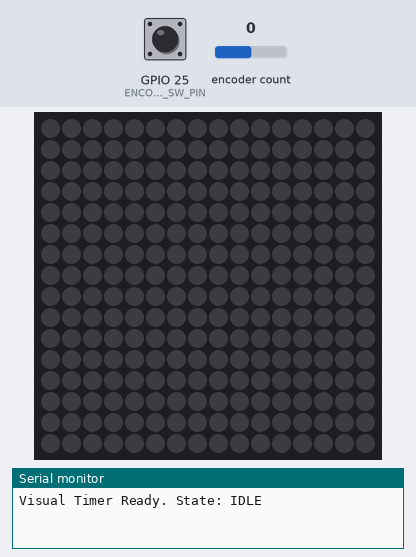
This sketch was run on a simulated ESP32. On the bench: 16×16 RGB LED matrix (first LED top left, wired row by row), the last lines printed to the serial monitor. The inputs (shaded band) are chosen by the test bench; at power-on: GPIO 25 (ENCODER_SW_PIN) HIGH, encoder count 0. Dim RGB values are drawn brighter than linear.

Above: at 3.2 s.
3.3 s: GPIO 25 (ENCODER_SW_PIN) driven LOW
At 3.7 s:
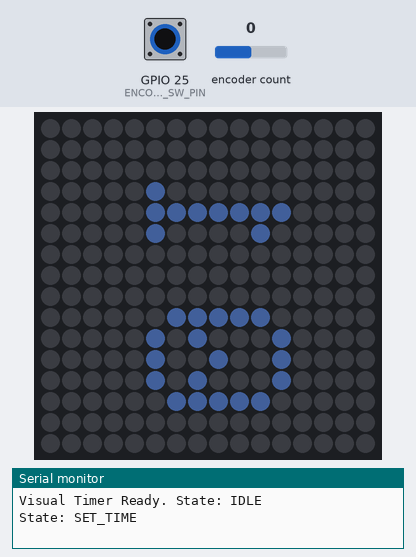
4.8 s: encoder count set to 1
At 5.9 s:
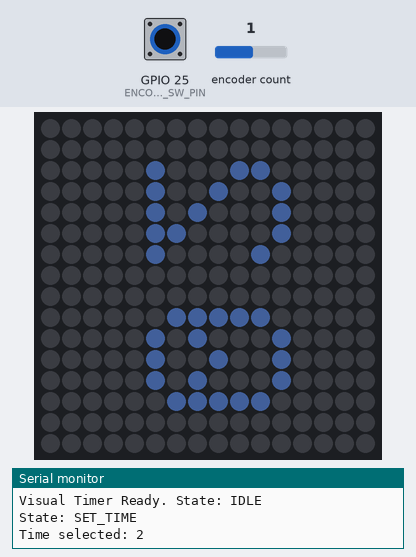
6.3 s: encoder count set to 2
At 7.0 s:
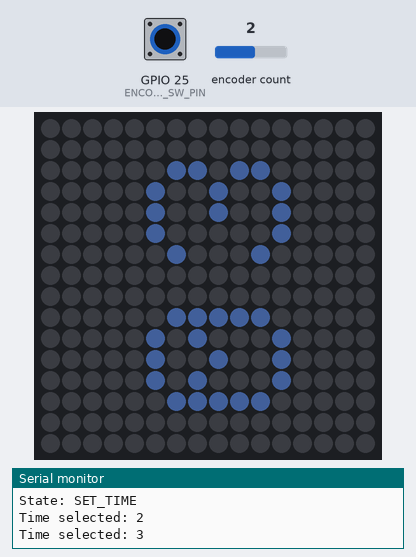
7.8 s: encoder count set to 3
At 9.0 s:
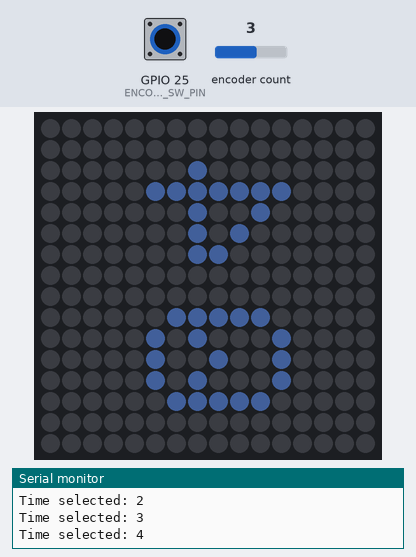
9.3 s: GPIO 25 (ENCODER_SW_PIN) pulsed HIGH 5 times (0.12 s each, 0.3 s apart)
At 11.5 s:
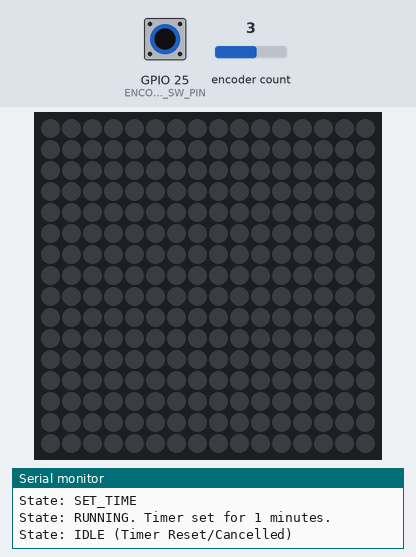
12.3 s: GPIO 25 (ENCODER_SW_PIN) pulsed HIGH 2 times (0.12 s each, 0.3 s apart)
At 13.86 s:
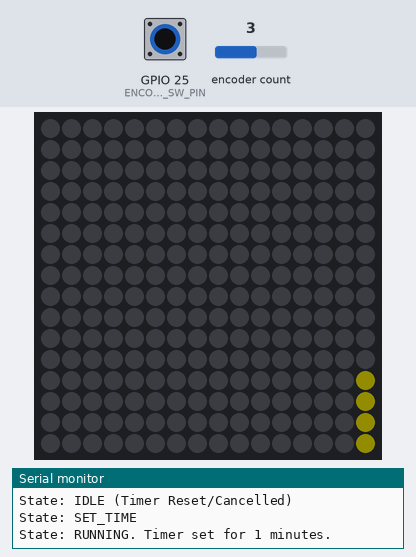
Timing chart, 0 to 15.4 s (numbered marks = the images above; inputs shaded):
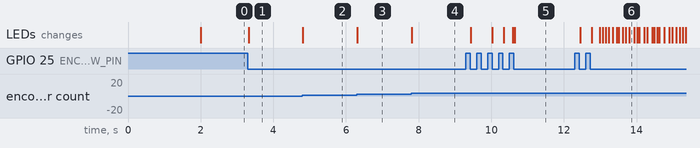

Measured:
- after the input at 3.3 s, the LEDs: change at once (image 1)
- after the input at 4.8 s, the LEDs: change at once (image 2)
- after the input at 6.3 s, the LEDs: change at once (image 3)
- after the input at 7.8 s, the LEDs: change at once (image 4)
- after the input at 9.3 s, the LEDs: change after 0.14 s (image 5)
- after the input at 12.3 s, the LEDs: first change after 0.15 s (image 6 shows a later state)

The sketch:

led_rotary_enc_visual_timer.ino
```cpp
// AIDev: Gemini 2.5 Pro Previiew

#include <FastLED.h>
#include <ESP32Encoder.h>

// --- LED Panel Configuration ---
#define LED_DATA_PIN    4
#define LED_TYPE        WS2812B
#define COLOR_ORDER     GRB
#define NUM_LEDS        256 // 16x16
#define BRIGHTNESS      28
const int PANEL_WIDTH  = 16; // Visual width of the final display
const int PANEL_HEIGHT = 16; // Visual height of the final display
CRGB leds[NUM_LEDS];
uint8_t gHue = 0;

// --- Rotary Encoder Configuration ---
#define ENCODER_CLK_PIN  32
#define ENCODER_DT_PIN   33
#define ENCODER_SW_PIN   25
ESP32Encoder encoder;
long lastEncoderDetentPosition = 0;

// --- Timer State Machine ---
enum TimerState {
  IDLE,
  SET_TIME,
  RUNNING,
  FINISHED
};
TimerState currentState = IDLE;

// --- Timer Variables ---
int selectedMinutes = 1;
unsigned long timerStartTime_ms = 0;
unsigned long timerDuration_ms = 0;

// --- Button Handling ---
int lastSwitchState = HIGH;
unsigned long lastButtonPressTime = 0;
const unsigned long DEBOUNCE_DELAY = 100; // ms
bool buttonActionPending = false;

// --- Font Data (5x7 pixels per digit) ---
const uint8_t font5x7_data[10][5] = {
  {0x3E, 0x51, 0x49, 0x51, 0x3E}, // 0
  {0x00, 0x42, 0x7F, 0x40, 0x00}, // 1
  {0x42, 0x61, 0x51, 0x49, 0x46}, // 2
  {0x22, 0x41, 0x49, 0x49, 0x36}, // 3
  {0x18, 0x14, 0x12, 0x7F, 0x10}, // 4
  {0x2F, 0x49, 0x49, 0x49, 0x31}, // 5
  {0x3E, 0x4A, 0x49, 0x49, 0x30}, // 6
  {0x01, 0x71, 0x09, 0x05, 0x03}, // 7
  {0x36, 0x49, 0x49, 0x49, 0x36}, // 8
  {0x06, 0x49, 0x49, 0x29, 0x1E}  // 9
};
const int FONT_CHAR_WIDTH = 5;
const int FONT_CHAR_HEIGHT = 7;

// --- Base Serpentine XY Mapping for an UNROTATED Panel ---
// (0,0) is top-left of the unrotated panel.
// 'col' is the column index, 'row' is the row index.
uint16_t XY_Serpentine_Original(uint8_t col, uint8_t row) {
  if (col >= PANEL_WIDTH || row >= PANEL_HEIGHT) { // Using PANEL_WIDTH/HEIGHT as physical dimensions here
    return NUM_LEDS;
  }
  uint16_t i;
  if (row % 2 == 0) { // Even rows: L to R
    i = (row * PANEL_WIDTH) + col;
  } else { // Odd rows: R to L
    i = (row * PANEL_WIDTH) + (PANEL_WIDTH - 1 - col);
  }
  return i;
}

// --- Function to set a pixel on the display with final rotation ---
// (final_canvas_x, final_canvas_y) is the desired VISUAL position on the *final* output.
// (0,0) is top-left of this final view.
void setPixel_Final(int final_canvas_x, int final_canvas_y, CRGB color) {
  if (final_canvas_x < 0 || final_canvas_x >= PANEL_WIDTH ||
      final_canvas_y < 0 || final_canvas_y >= PANEL_HEIGHT) {
    return; // Out of bounds for the final visual canvas
  }

  // Step 1: Transform final_canvas coordinates to what they would be on the
  // intermediate 180-degree rotated canvas.
  // This is a +90 degree clockwise rotation of the canvas.
  // NewX = MaxY - OldY; NewY = OldX
  // Here, MaxY is (PANEL_HEIGHT - 1) because PANEL_HEIGHT is the height of the canvas being rotated.
  int x_on_180_canvas = (PANEL_HEIGHT - 1) - final_canvas_y;
  int y_on_180_canvas = final_canvas_x;


  // Step 2: Now, apply the logic from the previous setPixel_Rotated180,
  // using x_on_180_canvas and y_on_180_canvas as its input.
  // This input (x_on_180_canvas, y_on_180_canvas) was treated as the (col, row)
  // for the XY_Serpentine_Original function in that previous logic.
  uint16_t serpentine_index_for_original_panel = XY_Serpentine_Original(x_on_180_canvas, y_on_180_canvas);

  // Step 3: Apply the 180-degree flip to that serpentine index.
  uint16_t physical_led_index = (NUM_LEDS - 1) - serpentine_index_for_original_panel;

  if (physical_led_index < NUM_LEDS) {
    leds[physical_led_index] = color;
  }
}

// --- Function to draw a character using final canvas coordinates ---
void drawCharOnCanvas(char c, int char_start_final_x, int char_start_final_y, CRGB color) {
  if (c < '0' || c > '9') return;
  uint8_t digitIndex = c - '0';

  for (int font_col_offset = 0; font_col_offset < FONT_CHAR_WIDTH; font_col_offset++) {
    uint8_t columnPixelData = font5x7_data[digitIndex][font_col_offset];
    for (int font_row_offset = 0; font_row_offset < FONT_CHAR_HEIGHT; font_row_offset++) {
      if ((columnPixelData >> font_row_offset) & 0x01) {
        int current_final_x = char_start_final_x + font_col_offset;
        int current_final_y = char_start_final_y + font_row_offset;
        setPixel_Final(current_final_x, current_final_y, color);
      }
    }
  }
}

// --- Function to display a two-digit number on the final canvas ---
void displayNumberOnMatrix(int number, CRGB color) {
  FastLED.clearData();

  if (number < 0 || number > 99) return;

  char S1 = (number / 10) + '0';
  char S0 = (number % 10) + '0';

  int spacing_between_digits = 2;
  int total_char_block_width = FONT_CHAR_WIDTH + spacing_between_digits + FONT_CHAR_WIDTH;

  // Center the number on the FINAL visual canvas
  // Note: PANEL_WIDTH and PANEL_HEIGHT now refer to the dimensions of the final rotated view.
  int char1_Start_final_x = (PANEL_WIDTH - total_char_block_width) / 2;
  int char_Start_final_y = (PANEL_HEIGHT - FONT_CHAR_HEIGHT) / 2;
  int char2_Start_final_x = char1_Start_final_x + FONT_CHAR_WIDTH + spacing_between_digits;

  drawCharOnCanvas(S1, char1_Start_final_x, char_Start_final_y, color);
  drawCharOnCanvas(S0, char2_Start_final_x, char_Start_final_y, color);

  FastLED.show();
}

// --- Function to play the "Finished" animation ---
void playFinishedAnimation() {
  const int BLINK_COUNT = 3;
  const int BLINK_ON_TIME_MS = 300;
  const int BLINK_OFF_TIME_MS = 300;

  for (int i = 0; i < BLINK_COUNT; i++) {
    // Fill the screen with the current hue at the default brightness
    fill_solid(leds, NUM_LEDS, CHSV(gHue, 255, 255));
    FastLED.show();
    delay(BLINK_ON_TIME_MS);

    // Turn the screen off
    FastLED.clear(true);
    delay(BLINK_OFF_TIME_MS);

    // Increment the hue for the next blink/cycle
    gHue++;
  }
}


void setup() {
  Serial.begin(115200);
  delay(2000);

  FastLED.addLeds<LED_TYPE, LED_DATA_PIN, COLOR_ORDER>(leds, NUM_LEDS).setCorrection(TypicalLEDStrip);
  FastLED.setBrightness(BRIGHTNESS);
  FastLED.clear(true);

  pinMode(ENCODER_CLK_PIN, INPUT_PULLUP);
  pinMode(ENCODER_DT_PIN, INPUT_PULLUP);
  pinMode(ENCODER_SW_PIN, INPUT_PULLUP);
  encoder.attachFullQuad(ENCODER_DT_PIN, ENCODER_CLK_PIN);
  encoder.clearCount();

  currentState = IDLE;
  Serial.println("Visual Timer Ready. State: IDLE");
}

void handleButtonPress() {
  switch (currentState) {
    case IDLE:
      currentState = SET_TIME;
      selectedMinutes = 1;
      encoder.setCount(selectedMinutes * 4);
      lastEncoderDetentPosition = selectedMinutes;
      displayNumberOnMatrix(selectedMinutes, CRGB::CornflowerBlue);
      Serial.println("State: SET_TIME");
      break;
    case SET_TIME:
      currentState = RUNNING;
      timerStartTime_ms = millis();
      timerDuration_ms = (unsigned long)selectedMinutes * 60 * 1000;
      FastLED.clearData(); FastLED.show();
      Serial.print("State: RUNNING. Timer set for "); Serial.print(selectedMinutes); Serial.println(" minutes.");
      break;
    case RUNNING:
    case FINISHED:
      currentState = IDLE;
      FastLED.clearData(); FastLED.show();
      Serial.println("State: IDLE (Timer Reset/Cancelled)");
      break;
  }
}

void loop() {
  int currentSwitchState = digitalRead(ENCODER_SW_PIN);
  if (currentSwitchState == LOW && lastSwitchState == HIGH) {
    if (millis() - lastButtonPressTime > DEBOUNCE_DELAY) {
      buttonActionPending = true;
      lastButtonPressTime = millis();
    }
  }
  lastSwitchState = currentSwitchState;

  if (buttonActionPending) {
    handleButtonPress();
    buttonActionPending = false;
  }

  switch (currentState) {
    case IDLE:
      break;
    case SET_TIME: {
      long rawEncoderPos = encoder.getCount();
      long currentDetentValueFromEncoder = rawEncoderPos / 4;
      if (currentDetentValueFromEncoder != lastEncoderDetentPosition) {
        int detentChange = currentDetentValueFromEncoder - lastEncoderDetentPosition;
        selectedMinutes += detentChange;
        selectedMinutes = constrain(selectedMinutes, 1, 90);
        lastEncoderDetentPosition = currentDetentValueFromEncoder;
        if ((selectedMinutes * 4) != rawEncoderPos) {
          encoder.setCount(selectedMinutes * 4);
          lastEncoderDetentPosition = selectedMinutes;
        }
        displayNumberOnMatrix(selectedMinutes, CRGB::CornflowerBlue);
        Serial.print("Time selected: "); Serial.println(selectedMinutes);
      }
      break;
    }
    case RUNNING: {
      unsigned long currentTime_ms = millis();
      unsigned long elapsedTime_ms = currentTime_ms - timerStartTime_ms;
      if (elapsedTime_ms >= timerDuration_ms) {
        currentState = FINISHED;
        Serial.println("State: FINISHED (Timer Complete)");
        playFinishedAnimation(); // Play the new animation
      } else {
        float progress = (float)elapsedTime_ms / timerDuration_ms;
        int ledsToLightTarget = progress * NUM_LEDS;
        ledsToLightTarget = constrain(ledsToLightTarget, 0, NUM_LEDS);
        FastLED.clearData();
        int pixels_drawn_count = 0;
        for (int fy = 0; fy < PANEL_HEIGHT; ++fy) { // final_canvas_y
          for (int fx = 0; fx < PANEL_WIDTH; ++fx) { // final_canvas_x
            if (pixels_drawn_count < ledsToLightTarget) {
              setPixel_Final(fx, fy, CHSV(gHue, 255, 255));
              pixels_drawn_count++;
            } else {
              goto end_progress_draw_running;
            }
          }
        }
        end_progress_draw_running:;
        FastLED.show();
        gHue++;
      }
      break;
    }
    case FINISHED:
      FastLED.clearData();
      for (int fy = 0; fy < PANEL_HEIGHT; ++fy) { // final_canvas_y
        for (int fx = 0; fx < PANEL_WIDTH; ++fx) { // final_canvas_x
          setPixel_Final(fx, fy, CHSV(gHue, 255, 255));
        }
      }
      FastLED.show();
      gHue++;
      break;
  }
  delay(20);
}
```
